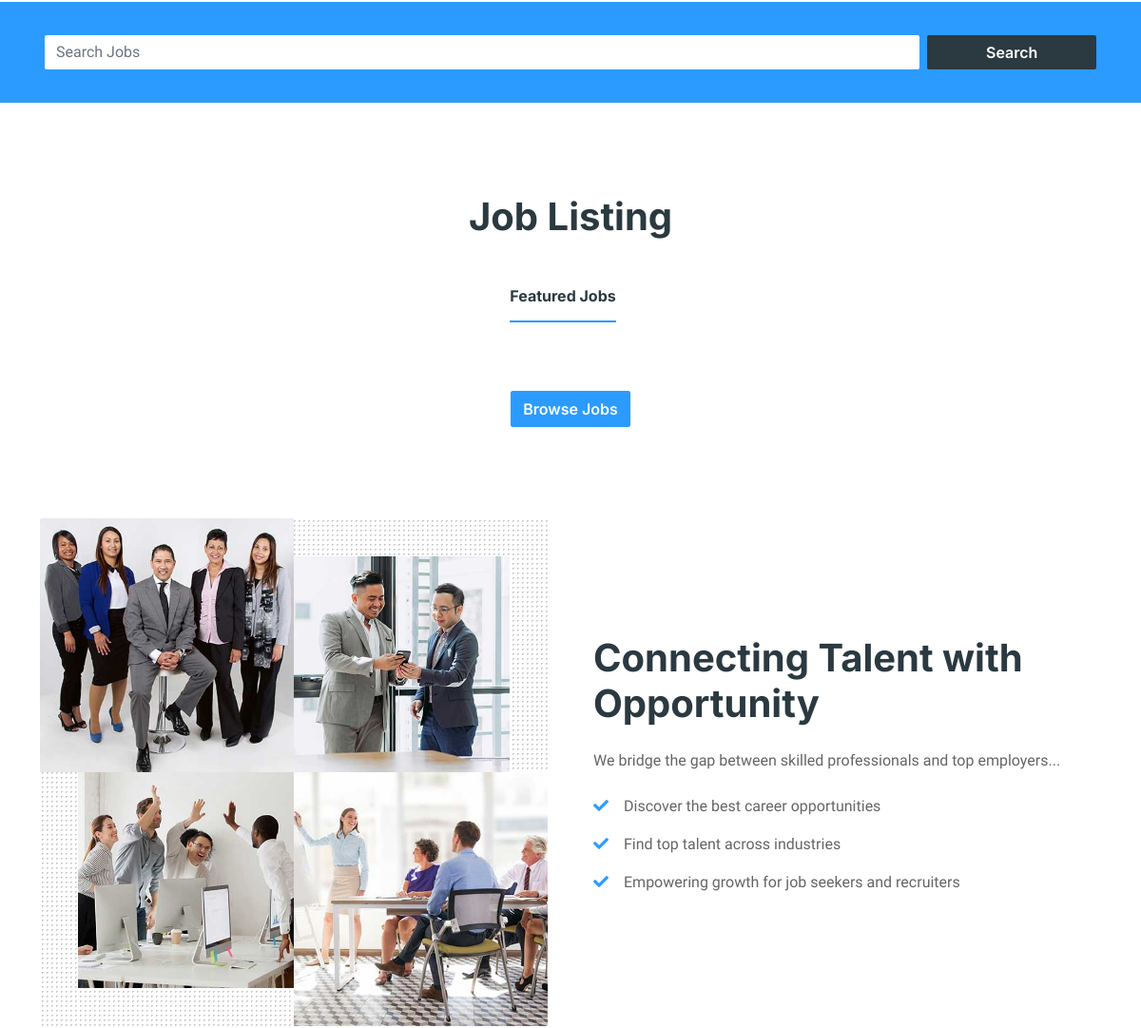
The app's page / (middle part), older data.
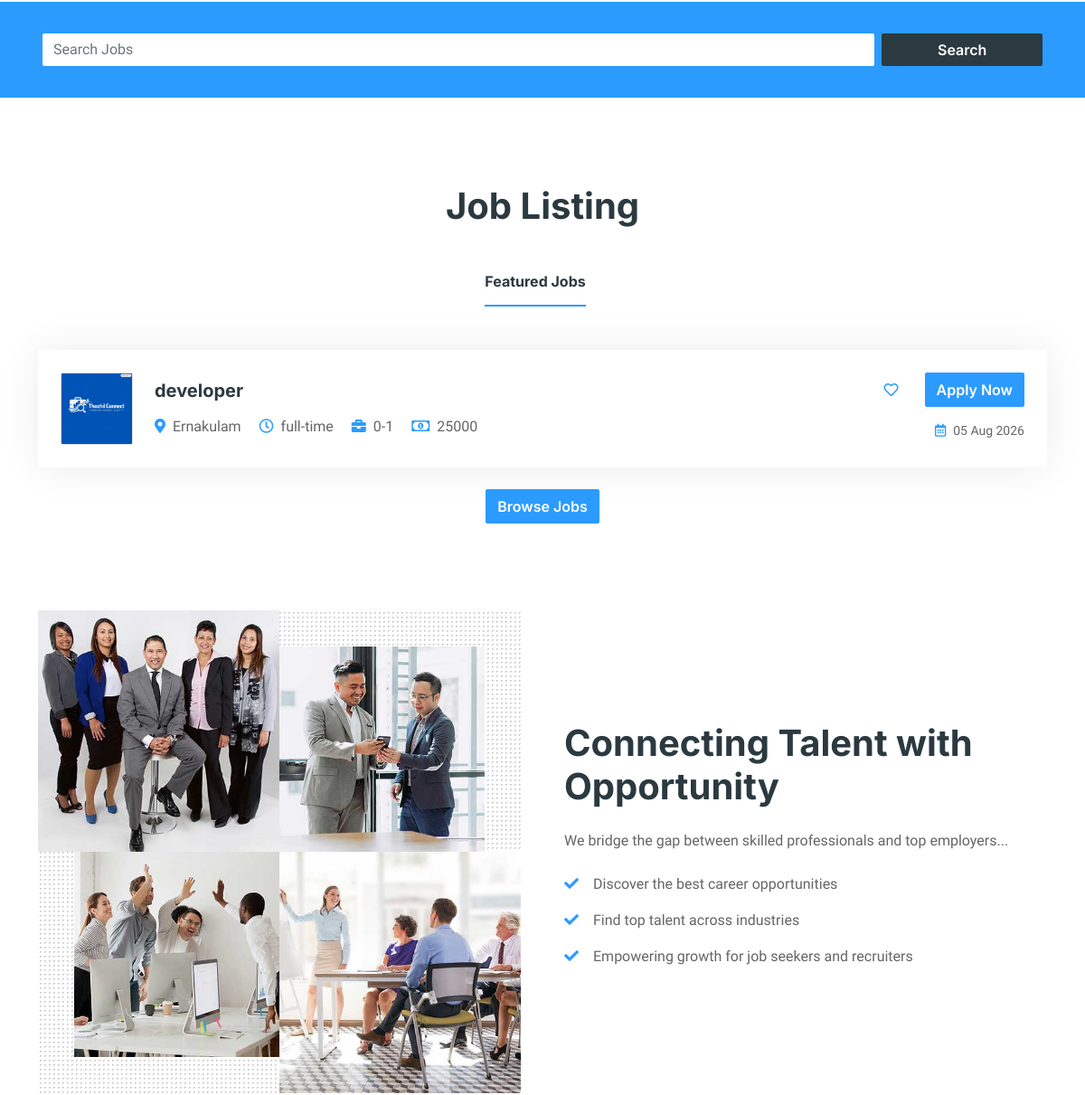
The same page, newer data.
### jobs/models.py (models this page shows, shortened)
class Job(models.Model):
    job_types_choices = [("full-time", "Full Time"),
                         ("part-time", "Part Time"),]
    experiences_choices = [ ("0-1", "0-1 Years"),
                    ("1-3", "1-3 Years"),
                    ("3-5", "3-5 Years"),
                    ("5+", "5+ Years"),]
    status_choices = [('available','available'),('closed','closed')]
    job_title = models.CharField(max_length=100)
    description = models.TextField()
    location = models.CharField(max_length=50)
    salary = models.IntegerField()
    requirements = models.TextField()
    category = models.ForeignKey(Category,on_delete=models.CASCADE,related_name='jobs')
    recruiter = models.ForeignKey(RecruiterProfile,on_delete=models.CASCADE,related_name='jobs')
    job_type = models.CharField(max_length=20, choices=job_types_choices)
    experience = models.CharField(max_length=20 , choices=experiences_choices)
    status = models.CharField(max_length=20,choices=status_choices)
    created_at = models.DateTimeField(auto_now_add=True)
    updated_at = models.DateTimeField(auto_now=True)

### account/views.py (the view)
# urls.py: 2. Add a URL to urlpatterns:  path('', Home.as_view(), name='home')
class Home(View):
    def get(self,request):
        categories = Category.objects.all()
        jobs = Job.objects.all()
        context = {'categories':categories,'job':jobs}
        return  render(request,'home.html',context)

### templates/home.html (shortened to what the changed rows need)
{% extends "base.html" %}
{% load static %}
{% block content %}
       {% load static %}
{% load static %}
        <div class="container-xxl py-5">
            <div class="container">
                <h1 class="text-center mb-5 wow fadeInUp" data-wow-delay="0.1s">Job Listing</h1>
                <div class="tab-class text-center wow fadeInUp" data-wow-delay="0.3s">
                    <div class="tab-content">
                        <div id="tab-1" class="tab-pane fade show p-0 active">
                            {% for i in job %}
                                {% if forloop.counter <= 5 %}
                            <div class="job-item p-4 mb-4">
                                <div class="row g-4">
                                    <div class="col-sm-12 col-md-8 d-flex align-items-center">
                                        {% if i.recruiter.company_logo %}
                                            <img src="{{ i.recruiter.company_logo.url }}"
                                                class="img-fluid border rounded"
                                                style="width:80px;height:80px;object-fit:cover;">
                                        {% else %}
                                            <img src="{% static 'img/default-company.png' %}"
                                                class="img-fluid border rounded"
                                                style="width:80px;height:80px;">
                                        {% endif %}
                                        <div class="text-start ps-4">
                                            <h5 class="mb-3">{{i.job_title}}</h5>
                                            <span class="text-truncate me-3"><i class="fa fa-map-marker-alt text-secondary me-2"></i>{{i.location}}</span>
                                            <span class="text-truncate me-3"><i class="far fa-clock text-secondary me-2"></i>{{i.job_type}}</span>
                                            <span class="text-truncate me-3"><i class="fa fa-briefcase text-secondary me-2"></i>{{ i.experience }}</span>
                                            <span class="text-truncate me-0"><i class="far fa-money-bill-alt text-secondary me-2"></i>{{i.salary}}</span>
                                        </div>
                                    </div>
                                    <div class="col-sm-12 col-md-4 d-flex flex-column align-items-start align-items-md-end ">
                                        <div class="d-flex mb-3">
                                            <a class="btn me-3" href=""><i class="far fa-heart text-secondary"></i></a>
                                            <a class="btn btn-secondary" href="{% url 'jobs:jobdetails' i.id %}">Apply Now</a>
                                        </div>
                                        <small class="text-truncate"><i class="far fa-calendar-alt text-secondary me-2"></i>{{ i.created_at|date:"d M Y" }}</small>
                                    </div>
                                </div>
                            </div>
                        </div>
                    </div>
                    {% endif %}
                    {% endfor %}
                </div>
            </div>
        </div>
    </div>
</div>
        <div class="container-xxl py-5">
            <div class="container">
                <div class="row g-5 align-items-center">
                    <div class="col-lg-6 wow fadeIn d-flex flex-column justify-content-center" data-wow-delay="0.5s">
    <h1 class="mb-4 text-start">Connecting Talent with Opportunity</h1>
</div>
                </div>
            </div>
        </div>
{% endblock %}

Row changes from the older to the newer data that the page shows:
added Job: job_title "developer", location "Ernakulam", job_type "full-time", experience "0-1", salary "25000", created_at "05 Aug 2026"
